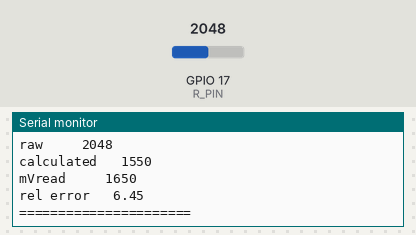
A program run on a simulated ESP32-S3. Shown: the last lines printed to the serial monitor. The test bench sets the inputs (shaded band); at power-on: GPIO 17 (R_PIN) = 2048 (analog values on the 0–4095 scale).

Above: at 1.2 s.
1.3 s: GPIO 17 (R_PIN) set to 0
At 1.36 s:
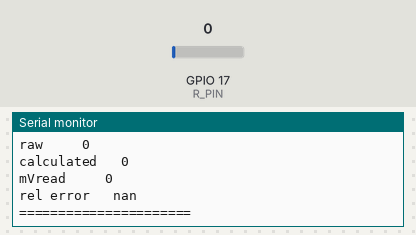
2.9 s: GPIO 17 (R_PIN) set to 491
At 3.01 s:
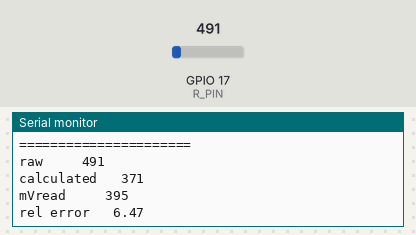
Timing chart, 0 to 5.9 s (numbered marks = the images above; inputs shaded):
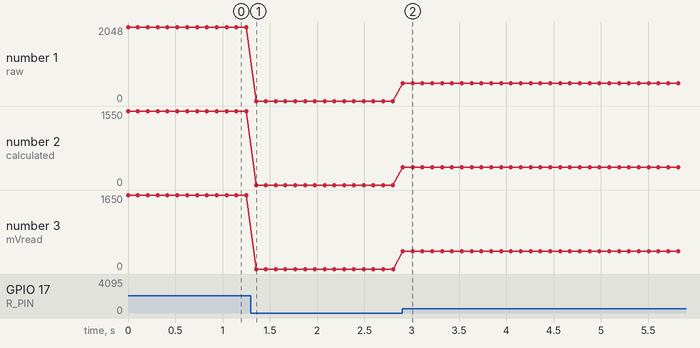

The program:

main.cpp
```cpp
#include <Arduino.h>

#define R_PIN 17

#define ADC_BITS 12
#define SAMPLE_DELAY_MS 100

void setup() {
  Serial.begin(115200);
  analogReadResolution(ADC_BITS);
  analogSetAttenuation(ADC_11db);
}

void loop() {
  int raw = analogRead(R_PIN);
  int mVread = analogReadMilliVolts(R_PIN);
  int calculated = ((float)raw / 4095) * 3100;
  float e = abs(((calculated - mVread) * 100) / (float)calculated);

  Serial.println("======================");
  Serial.print("raw \t\t");
  Serial.println(raw);

  Serial.print("calculated \t");
  Serial.println(calculated);

  Serial.print("mVread \t\t");
  Serial.println(mVread);

  Serial.print("rel error \t");
  Serial.println(e);
  Serial.println("======================");

  delay(SAMPLE_DELAY_MS);
}
```

Measured:
- after the input at 1.3 s, the serial monitor: prints a new line after 0.06 s (image 1)
- after the input at 2.9 s, the serial monitor: prints a new line at once (image 2)
- plotted number 1: 2048 → 0 after the input at 1.3 s, 0 → 491 after the input at 2.9 s
- plotted number 2: 1550 → 0 after the input at 1.3 s, 0 → 371 after the input at 2.9 s
- plotted number 3: 1650 → 0 after the input at 1.3 s, 0 → 395 after the input at 2.9 s
